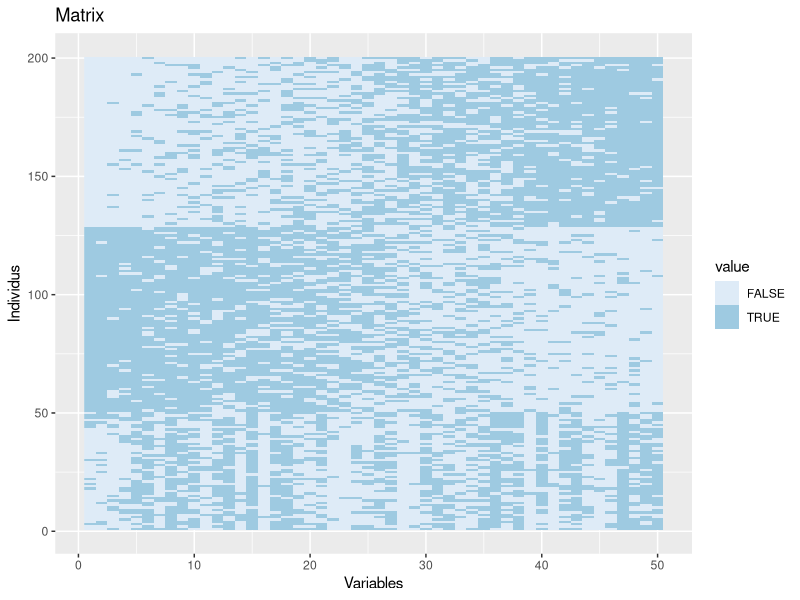
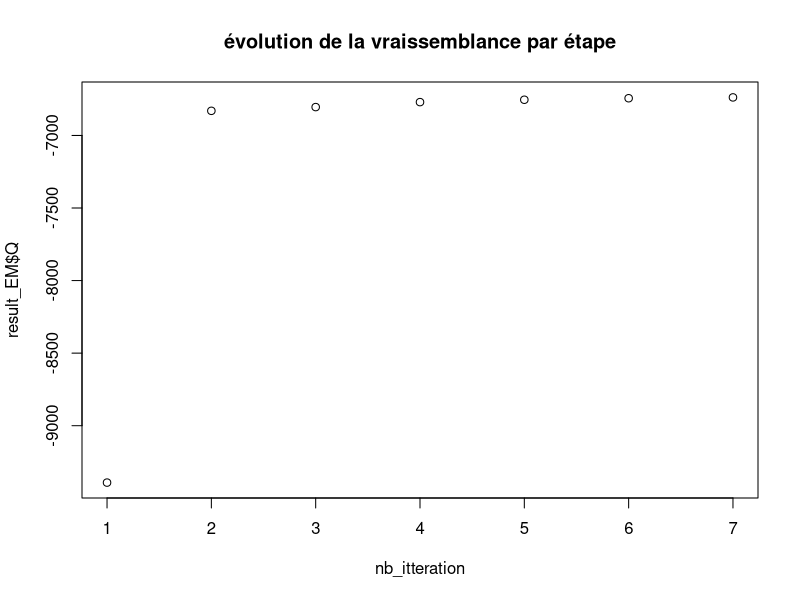

R code for these plots, in order: (Note: a time limit stopped this script after it produced the figures.)
## ---- chunk 1
knitr::opts_chunk$set(echo = FALSE)
## ---- chunk 2
library(tidyverse)
library(reshape2)
## ---- chunk 3
set.seed(3)
K<-3
p<-50
n<-200
pi<-c(1/3,1/3,1/3)
M<-matrix(runif(K*p),K,p)
M[K,]<-1-M[1,]
nks<-rmultinom(1,200,prob = pi)
Z<-rep(1:length(nks),nks)
X <-do.call(rbind, 
                  mapply(function(nk,k){
                    matrix(rbernoulli(nk*p,p=M[k,]),
                           nrow = nk,
                           ncol=p,
                           byrow = TRUE)}, nks,1:K))

kmeans(X,3,nstart = 10)->res.kmeans
tidyData<-melt(X[order(res.kmeans$cluster),order(M[1,])])

ggplot(tidyData, aes(x = Var2, y = Var1)) + 
  geom_raster(aes(fill=value)) + 
  scale_fill_brewer(aesthetics = "fill") + 
  labs(x="Variables", y="Individus", title="Matrix") 
## ---- chunk 4
pi2 <- c(1/3,1/3,1/3)
M2 <- t(matrix(c(rep(0.45,50), rep(0.5, 50), rep(0.55,50)), nrow=50, ncol=3)) # pris au hasard

E_step <- function(X, pi, M){ #calcul des tik conformément à ce qui est écrit ci dessus
  p <- length(M[1,])
  K <- length(M[,1])
  n <- length(X[,1])
  res <- matrix(0, K, n)
  for (i in (1:n)){
    den <- 0
    for(j in (1:K)){
      den <- den + pi[j]*prod((M[j,])^(X[i,])*(1-M[j,])^(1-X[i,]))
    }
  num <- 0
  for (k in (1:K)){
    num <- pi[k]*prod((M[k,])^(X[i,])*(1-M[k,])^(1-X[i,]))
    res[k,i] <- num/den
  }
  }
  return(res)
}

tik2estime <- E_step(X,pi,M)
tik2estime [1:3,1:3]
# tik2estime # mais ça ajoute 3 pages si on print
## ---- chunk 5
M_step_M <- function(X, pi2, m2, epsilon){
  N <- length(X[,1])
  K <- length(M2[,1])
  p <- length(M2[1,])
  set.seed(42)
  M3 <- matrix(rep(0,K*p), K,p)
  tik2 <- E_step(X, pi2, M2)
  for(k in (1:K)){
    for (i in (1:p)){
      num <- 0 
      den <- 0
      for (j in (1:N)){
        num <- num + tik2[k,j]*X[j,i]
        den <- den + tik2[k,j]
      }
      M3[k,i] <- max(epsilon, min(num/den, 1-epsilon))
    }
  }
  return(M3)
}

M_step_pi <- function(X, pi2, M2){
  K <- length(M2[,1])
  M_step_pi <- rep(0,K)
  N <- length(X[,1])
  tik2 <- E_step(X, pi2, M2)
  for(k in (1:K))
  {
    for(i in (1:N))
    {
      M_step_pi[k]<-M_step_pi[k]+tik2[k,i]
    }
    M_step_pi[k]<-M_step_pi[k]/N
  }
  return(M_step_pi)
} 


Q<-function(X,pi,M){
    K<-length(M[,1])
    p<-length(X[1,])
    N<-length(X[,1])

    tik2<-E_step(X,pi,M)
    
    res<-0
    
    for(i in (1:N)){
      for(k in (1:K)){
        res<-res+log(pi[k])*tik2[k,i]
        for(j in (1:p)){
          res<-res+tik2[k,i]*(X[i,j]*log(M[k,j])+(1-X[i,j])*log(1-M[k,j]))
        }
      }
      
    }
    return(res)
}

M_step_M(X,pi,M,10e-2)
## ---- chunk 6
M_step_pi(X,pi,M)
## ---- chunk 7
class_Zi <- function(X, pi, M2, K)
{
  N <- length(X[,1])
  P <- length(X[1,])
  K <- length(M2[,1])
  
  Z <- rep(0,N)
  
  for(i in (1:K))
  {
   Z[i] <- which.max(c(E_step(X, pi, M)))
  }
  
}


EM<-function(X,K){
  margin<-10e-3
  epsilon<-10e-3
  p<-length(X[1,])
  N<-length(X[,1])
  M2<-matrix(runif(K*p),K,p)
  pipi<-c()
  for(j in (1:K))
  {
    pipi<-c(pipi,1/K)
  }
  Z2<-class_Zi(X,pipi,M2)
  norm_<-c()
  Q2<-c(Q(X,pipi,M2))
  dis<-Inf
  while(dis>epsilon)
  {
    new_M2<-M_step_M(X,pipi,M2,margin)
    new_pipi<-M_step_pi(X,pipi,M2)
    Z2<-class_Zi(X,pipi,M2)
    dis<-norm(new_M2-M2)*(K*p/(K+K*p))+norm(as.matrix(new_pipi-pipi))*(K/(K+K*p))
    norm_<-c(norm_,dis)
    M2<-new_M2
    pipi<-new_pipi
    
    Q2<-c(Q2,Q(X,pipi,M2))
  }
  
  
  ICL2<-ICL(X,pipi,M2)
  BIC2<-BIC(X,pipi,M2)
  
  return(list(M=M2,Z=Z2,pi=pipi,norm=norm_,Q=Q2,BIC=BIC2,ICL=ICL2))
}


BIC<-function(X,pipi,M2)
{
    N<-length(X[,1])
    K<-length(M2[,1])
    p<-length(X[1,])
    tik2<-E_step(X,pipi,M2)
    BIC<-0
    for(i in (1:N)){
      for(k in (1:K)){
        for(j in (1:p)){
          BIC<-BIC+tik2[k,i]*(X[i,j]*log(M2[k,j])+(1-X[i,j])*log(1-M2[k,j]))
        }
      }
    }
    BIC<-2*BIC-((p+1)*K-1)*log(N)
  return(BIC)
}

ICL<-function(X,pipi,M2){
  N<-length(X[,1])
  K<-length(M2[,1])
  p<-length(X[1,])
  return(Q(X,pipi,M2)-((p+1)*K-1)/2*log(N))
}


result_EM<-EM(X,3)
result_EM$M

M_temp=result_EM$M

# M_temp[1,]
# summary(M_temp[1,])

nb_itteration<-(1:length(result_EM$BIC_evo))

## ---- chunk 8
nb_itteration<-(1:length(result_EM$Q))
plot(main="évolution de la vraissemblance par étape",nb_itteration,result_EM$Q)
## ---- chunk 9
nb_itteration<-(1:length(result_EM$BIC))
print(main = " BIC :",result_EM$BIC)

## ---- chunk 10
nb_itteration<-(1:length(result_EM$ICL))
print(main="ICL  :",result_EM$ICL)
## ---- chunk 11
K=10
nlignes = 5
ncolonnes = 133
epsilon = 10e-3
yac <- read.csv("raw_data.csv")
X4 <- yac[2:ncolonnes+2]

pi4 = c(0)
M4 <- matrix(0, nlignes, ncolonnes)
#initialisation aléatoire

for (i in (1:ncolonnes)){
  pi4 <- c(pi4, c(rep(i/ncolonnes)))

}

for (j in (1:nlignes)){
  M4[j,] <- j/(nlignes+1)
}
res <- E_step(X4, pi4, M4)
res[1:5,1:5]


# appliquer la méthode M





# resM <  - M_step_M(X4, pi4, m4, epsilon)
# resM
# M_step_pi(X, pi2, M2)
# EM(X4, M4)
